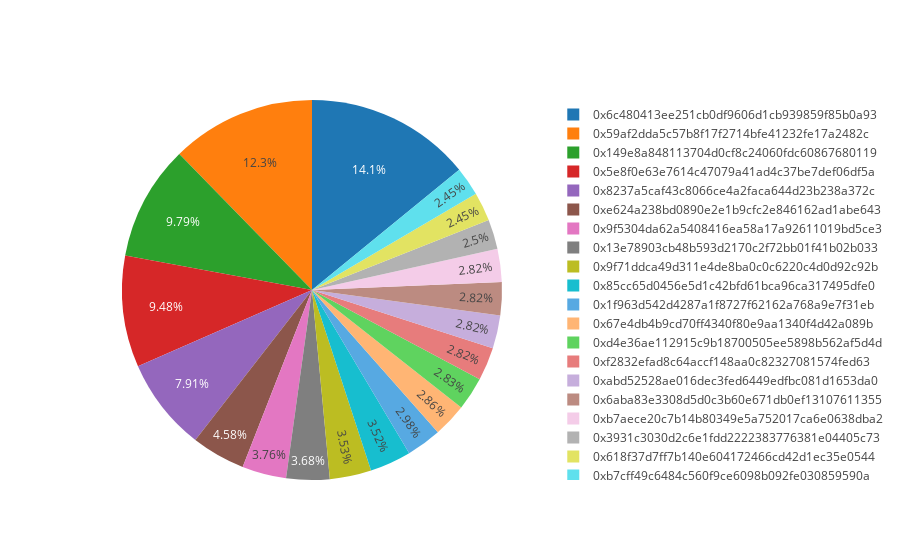

This figure's notebook cell:
### Code cell
labels = top_address_rich_list['address']
values = top_address_rich_list['balance']

trace = go.Pie(labels=labels, values=values)

iplot([trace])
